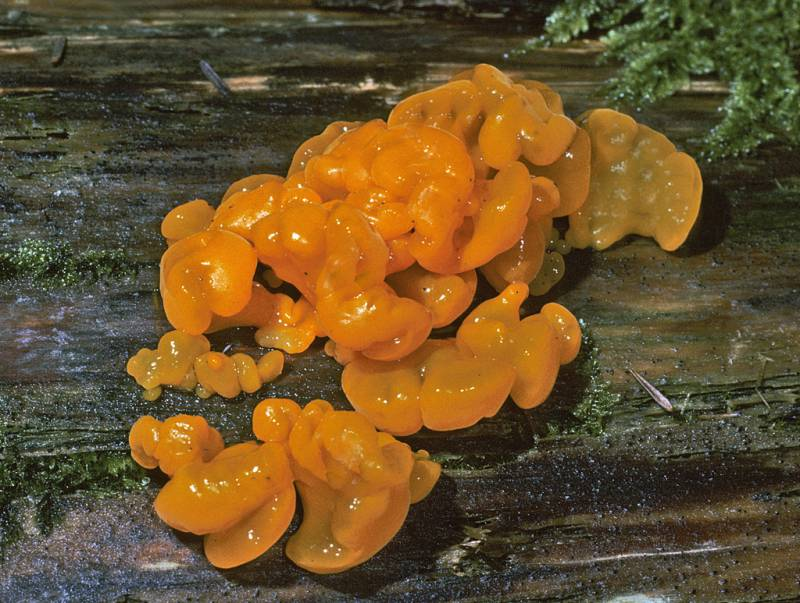
#> input picture Ejercicios en clase/Clase 8 15 10 24 Linea recta/imagen.png, 800 x 603 px
$ python '17._Lineas Rectas.py'
#> lines starting #> are read from the running program, lines starting #| are printed output that depends on the picture; after the words box and inside, x2 and y2 are one past the last pixel; in counts of white or black regions, pixels touching at a corner belong together
import cv2
import numpy as np
from sklearn.linear_model import RANSACRegressor

# Función para aplicar RANSAC en múltiples iteraciones
def detectar_varias_lineas_ransac(puntos_X, puntos_Y, min_puntos=5, max_iteraciones=50):
    lineas_ransac = []
    iteracion = 0

    while len(puntos_X) > min_puntos and iteracion < max_iteraciones:
        # Aplicar RANSAC para detectar una línea
        ransac = RANSACRegressor()
        ransac.fit(puntos_X, puntos_Y)

        # Obtener los inliers, es decir, los puntos que se ajustan bien a la línea
        inlier_mask = ransac.inlier_mask_

        # Extraer los puntos que corresponden a la línea detectada
        puntos_inliers_X = puntos_X[inlier_mask]
        puntos_inliers_Y = puntos_Y[inlier_mask]

        # Guardar los puntos de la línea detectada
        lineas_ransac.append((puntos_inliers_X, puntos_inliers_Y))

        # Eliminar los inliers de la lista de puntos (quitar la línea ya detectada)
        puntos_X = puntos_X[~inlier_mask]
        puntos_Y = puntos_Y[~inlier_mask]

        iteracion += 1

    return lineas_ransac

# Función para detectar vecindarios en rango de +50 y -50 (ya existente)
def detectar_vecindarios(image, rango=50):
    rows, cols = image.shape
    visitado = np.zeros((rows, cols), dtype=bool)
    vecindarios = []
    bordes_vecindarios = []

    def obtener_vecindario(r, c, pivote_valor, rango):
        vecindario = [(r, c)]
        borde = set()
        cola = [(r, c)]
        visitado[r, c] = True
        pivote_valor = int(pivote_valor)

        while cola:
            x, y = cola.pop(0)
            for dx in [-1, 0, 1]:
                for dy in [-1, 0, 1]:
                    nx, ny = x + dx, y + dy
                    if 0 <= nx < rows and 0 <= ny < cols and not visitado[nx, ny]:
                        if pivote_valor - rango <= int(image[nx, ny]) <= pivote_valor + rango:
                            visitado[nx, ny] = True
                            vecindario.append((nx, ny))
                            cola.append((nx, ny))
                        else:
                            borde.add((nx, ny))
        return vecindario, borde

    for r in range(rows):
        for c in range(cols):
            if not visitado[r, c]:
                pivote_valor = image[r, c]
                vecindario, borde = obtener_vecindario(r, c, pivote_valor, rango)
                vecindarios.append(vecindario)
                bordes_vecindarios.append(borde)

    return vecindarios, bordes_vecindarios

# Cargar imagen
imagen_a_color = cv2.imread('imagen.png')
#> imagen_a_color is the input picture: shape (603, 800, 3); mean B, G, R 42.7, 81.4, 106.8
if imagen_a_color is None:
    print("Error: No se pudo cargar la imagen.")
else:
    # Convertirla a escala de grises
    imagen = cv2.cvtColor(imagen_a_color, cv2.COLOR_BGR2GRAY)
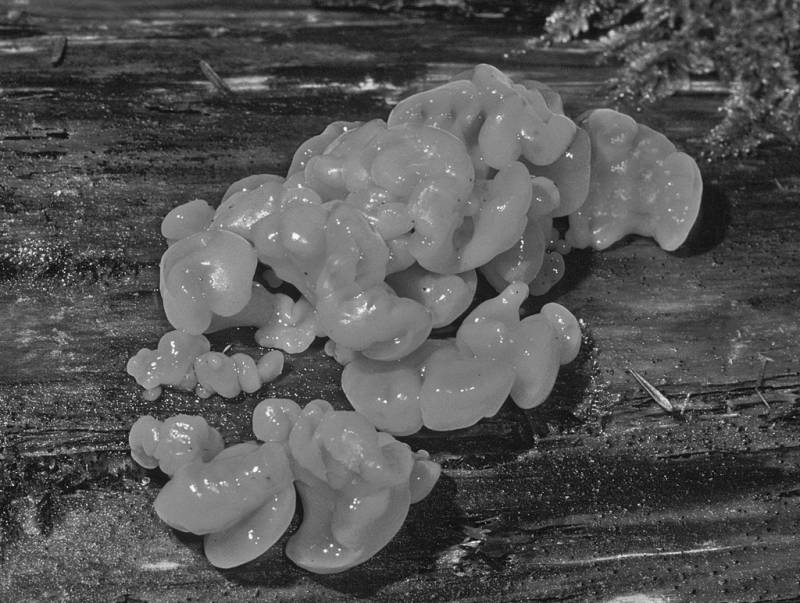
#> imagen: shape (603, 800); min 1, max 252, mean 84.6

    # Detectar vecindarios y bordes
    vecindarios, bordes_vecindarios = detectar_vecindarios(imagen)
#> after the loop in detectar_vecindarios, `for r in range(rows):`: bordes_vecindarios = 5004 items
#> vecindarios = 5004 items; bordes_vecindarios = 5004 items

    # Mostrar cuántos vecindarios se encontraron
    print(f"Número de vecindarios encontrados: {len(vecindarios)}")
#| Número de vecindarios encontrados: 5004

    # Para visualizar los vecindarios en la imagen (opcional)
    output_image = np.zeros_like(imagen)
    for i, vecindario in enumerate(vecindarios):
        color_value = (255 - (i * 25)) % 256  # Asegurar que los valores estén entre 0 y 255
        for (r, c) in vecindario:
            output_image[r, c] = color_value  # Colorear cada vecindario de manera diferente
#> this loop made 5004 passes
#> color_value on passes 1 to 3: 255, 230, 205
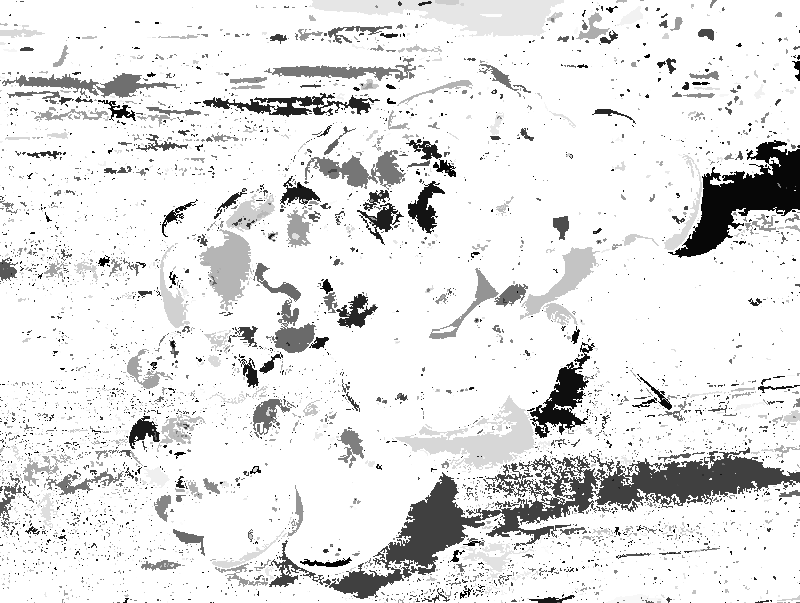
#> output_image: shape (603, 800); min 0, max 255, mean 228
    # Crear imagen binaria para los bordes
    bordes_imagen = np.zeros_like(imagen)

    # Marcar los píxeles de borde en la imagen binaria
    for borde in bordes_vecindarios:
        for (r, c) in borde:
            bordes_imagen[r, c] = 255  # Borde en blanco
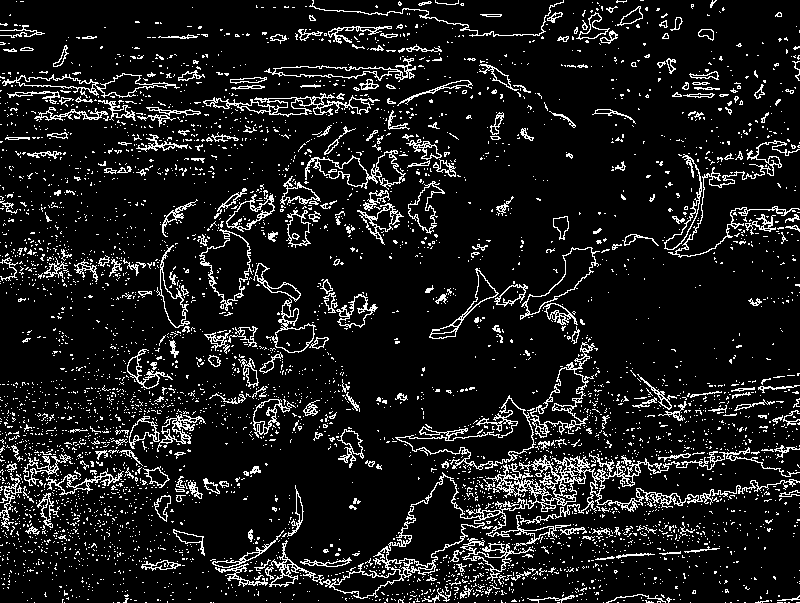
#> bordes_imagen: shape (603, 800); 10.3% white in thin lines or dots

    # Aplicar la Transformada de Hough directamente sobre la imagen binarizada de bordes
    # threshold: Decide que el minimo de votos que debe tener para detectarse como linea recta
    # minLineLength: La minima cantidad de pixeles para poder considerarse linea recta
    # masLineGap: maxima separacion permitida entre dos puntos de una linea
    lineas = cv2.HoughLinesP(bordes_imagen, rho=1, theta=np.pi / 180, threshold=50, minLineLength=2, maxLineGap=10)
#> lineas = 2504 rows, first 6: [643, 398, 799, 385], [169, 534, 184, 532], [502, 460, 604, 486], [619, 505, 796, 481], [198, 360, 225, 333], [648, 415, 753, 406]

    solo_lineas = np.zeros_like(bordes_imagen)
    bordes_restantes = np.copy(bordes_imagen)

    if lineas is not None:
        for linea in lineas:
            for x1, y1, x2, y2 in linea:
                cv2.line(imagen_a_color, (x1, y1), (x2, y2), (0, 255, 0), 2)  # Dibuja cada línea con color verde
                cv2.line(solo_lineas, (x1, y1), (x2, y2), (255), 2)  # Dibuja cada línea con color verde
                cv2.line(bordes_restantes, (x1, y1), (x2, y2), (0, 255, 0), 2)  # Quita las lineas rectas
#> this loop made 2504 passes
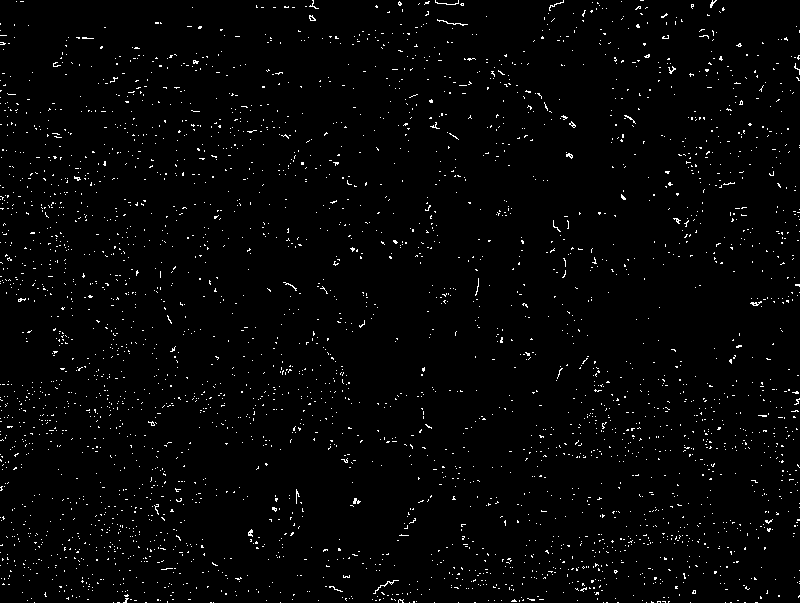
#> bordes_restantes: shape (603, 800); 1.8% white in thin lines or dots
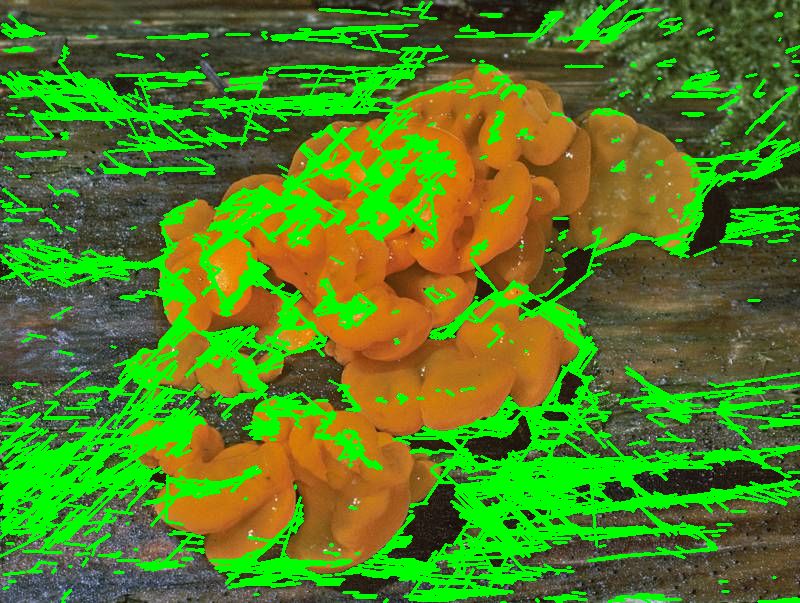
#> imagen_a_color: shape (603, 800, 3); mean B, G, R 32.7, 127.3, 81.6
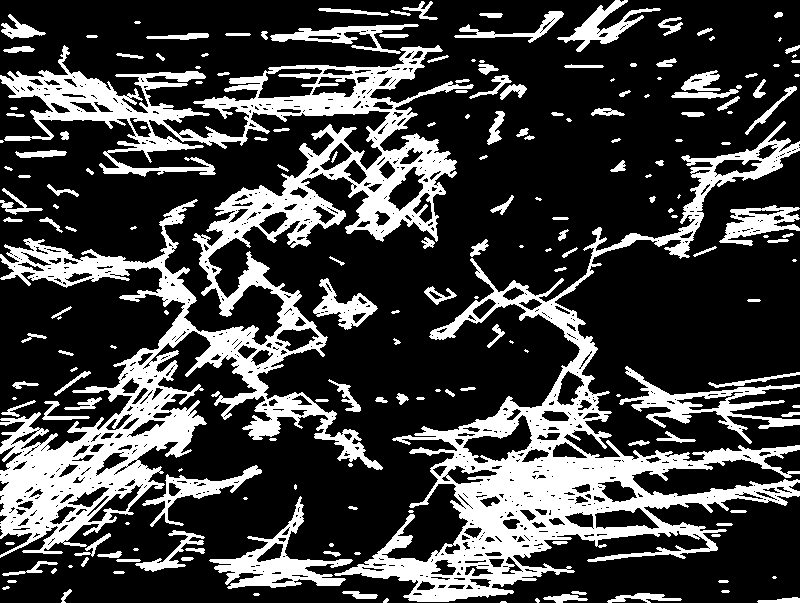
#> solo_lineas: shape (603, 800); 25.6% white; 196 white regions (51 under 20 px), largest, box (x1, y1, x2, y2) and area: (0, 45, 474, 558) 57594, (334, 121, 800, 602) 37434, (209, 496, 353, 589) 3442

    # Mostrar la imagen con las líneas detectadas
    cv2.imshow('Vecindarios', output_image)
    cv2.imshow("Bordes de la imagen", bordes_imagen)
    cv2.imshow('Lineas rectas sobrepuestas', imagen_a_color)
    cv2.imshow('Solo lineas rectas', solo_lineas)
    cv2.imshow("Bordes restantes de la imagen", bordes_restantes)
    cv2.waitKey(0)
    cv2.destroyAllWindows()

    # Guardar las imagenes
    cv2.imwrite('Imagen Vecindarios.png', output_image)
    cv2.imwrite("Imagen Bordes de la imagen.png", bordes_imagen)
    cv2.imwrite('Imagen Lineas rectas sobrepuestas.png', imagen_a_color)
    cv2.imwrite('Imagen Solo lineas rectas.png', solo_lineas)
    cv2.imwrite("Imagen Bordes restantes de la imagen.png", bordes_restantes)

    # Guardar la matriz de la imagen en escala de grises en un archivo CSV
    np.savetxt('Matriz imagen_gris.csv', imagen, delimiter=',', fmt='%d')
    print("La matriz de la imagen en escala de grises se ha guardado en 'imagen.csv'.")

    # Guardar la matriz de la imagen vecindarios en un archivo CSV
    np.savetxt('Matriz Vecindarios.csv', output_image, delimiter=',', fmt='%d')
    print("La matriz de la imagen en escala de grises se ha guardado en 'imagen_vecindarios.csv'.")

    # Guardar la matriz de la imagen Bordes de la imagen en un archivo CSV
    np.savetxt('Matriz Bordes de la imagen.csv', bordes_imagen, delimiter=',', fmt='%d')
    print("La matriz de la imagen en escala de grises se ha guardado en 'imagen_vecindarios.csv'.")

    # Guardar la matriz de la imagen Solo lineas rectas en un archivo CSV
    np.savetxt('Matriz Solo lineas rectas.csv', solo_lineas, delimiter=',', fmt='%d')
    print("La matriz de la imagen en escala de grises se ha guardado en 'imagen_vecindarios.csv'.")

    # Guardar la matriz de la imagen Bordes restantes de la imagen en un archivo CSV
    np.savetxt('Matriz Bordes restantes de la imagen.csv', bordes_restantes, delimiter=',', fmt='%d')
    print("La matriz de la imagen en escala de grises se ha guardado en 'imagen_vecindarios.csv'.")
